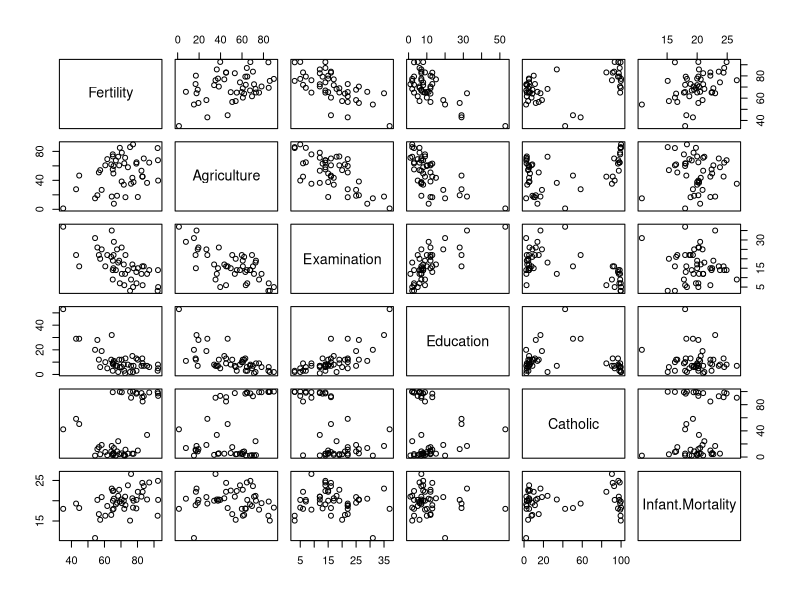
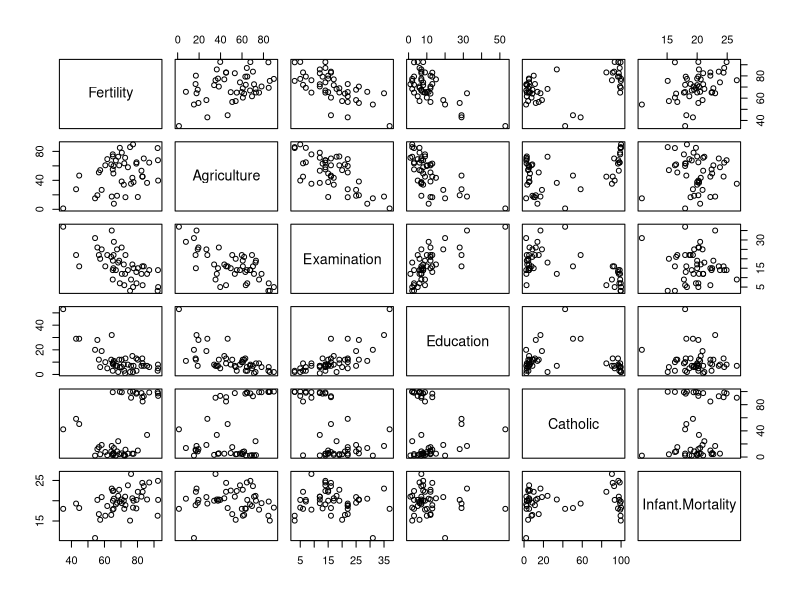

The R source for these figures, in order:
library ("lmtest")

data = swiss
help(swiss)

# Высчитывание среднего значения переменных Agriculture, Fertility, Education
data["Education1"] = (sum(data$Education)/47)
print((sum(data$Education)/47))
data["Fertility1"] = mean(data$Fertility)
print(data$Fertility1)
data["Agriculture1"] = mean(data$Agriculture)
print(data$Agriculture1)

# Высчитывание дисперсии переменных Agriculture, Fertility, Education
data["Education2"] = var(data$Education)
data["Fertility2"] = var(data$Fertility)
data["Agriculture2"] = var(data$Agriculture)

# Высчитывание СКО переменных Agriculture, Fertility, Education
data["Education3"] = sqrt(var(data$Education))
data["Fertility2"] = sqrt(var(data$Fertility))
data["Agriculture2"] = sqrt(var(data$Agriculture))

# Постороение модели вида y = a + bx, где y - Education, x - Agriculture
model1 = lm(Education~Agriculture, data)
model1
summary(model1)

# Команда summary(model) позволяет нам увидеть коэффициенты a, b, для того
# чтобы составить модель вида y = a + bx. Здесь a = 24.69 (Intercept),
# b = -0.27(Agriculture). y = 24.69 - 0.27x

plot(swiss) + abline(a = 24.69, b = -0.27, col = "red")

# Оценка модели y = a + bx, где y - Education, x - Agriculture по коэффициенту детерминации:
# Так как мы описываем Education, всего одним параметром (Agriculture), то коэффициент детерминации
# очевидно вряд ли может быть высоким. В нашем случае R^2 = около 40 %. Если брать в расчет, что Education
# описывается лишь одним параметром, то модель не такая уж и плохая.

# Существует ли взаимосвзяь между объясняемой переменной(Education) и объясняющей(Agriculture)?
# Определенно есть, ведь по вероятности, а именно по большому кол-ву звездочек у регрессора, мы
# можем сказать, что уровень образования довольно сильно зависит от образа жизни(Agriculture).

#------------------------------------------------------------------------------------------------------------#

# Постороение модели вида y = a + bx, где y - Education, x - Fertility
model2 = lm(Education~Fertility, data)
model2
summary(model2)

# Команда summary(model2) позволяет нам увидеть коэффициенты a, b, для того
# чтобы составить модель вида y = a + bx. Здесь a = 46.82 (Intercept),
# b = -0.51(Fertility). y = 46.82 - 0.51x

plot(swiss) + abline(a = 46.82, b = -0.51, col = "green")

# Оценка модели y = a + bx, где y - Education, x - Fertility по коэффициенту детерминации:
# Так как мы описываем Education, всего одним параметром (Fertility), то коэффициент детерминации
# очевидно вряд ли может быть высоким. В нашем случае R^2 = около 43 - 44 %. Если брать в расчет, что Education
# описывается лишь одним параметром, то модель не такая уж и плохая.

# Существует ли взаимосвзяь между объясняемой переменной(Education) и объясняющей(Fertility)?
# Определенно есть, ведь по вероятности, а именно по большому кол-ву звездочек у регрессора, мы
# можем сказать, что уровень образования довольно сильно зависит от коэффициента рождаемости(Fertility).
